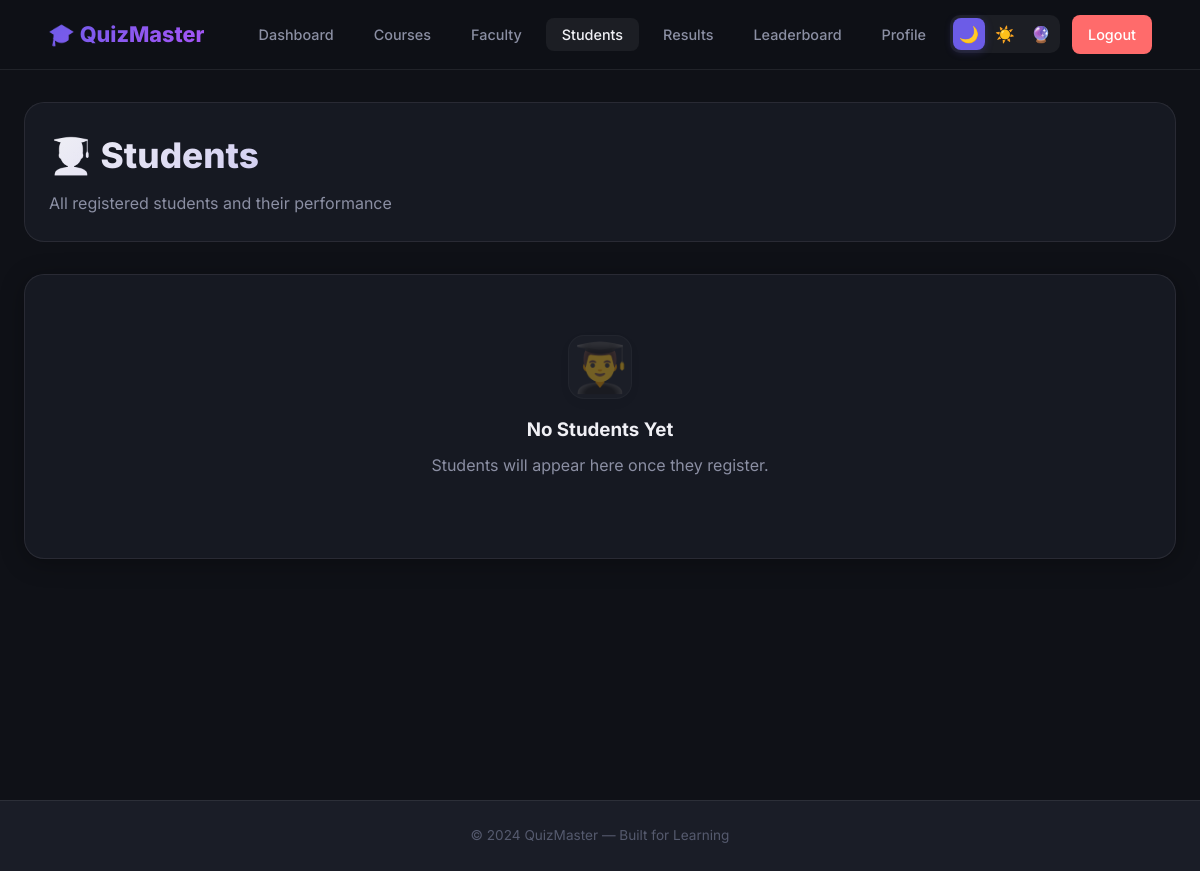
Page /admin/students (signed in) on the earlier database version.
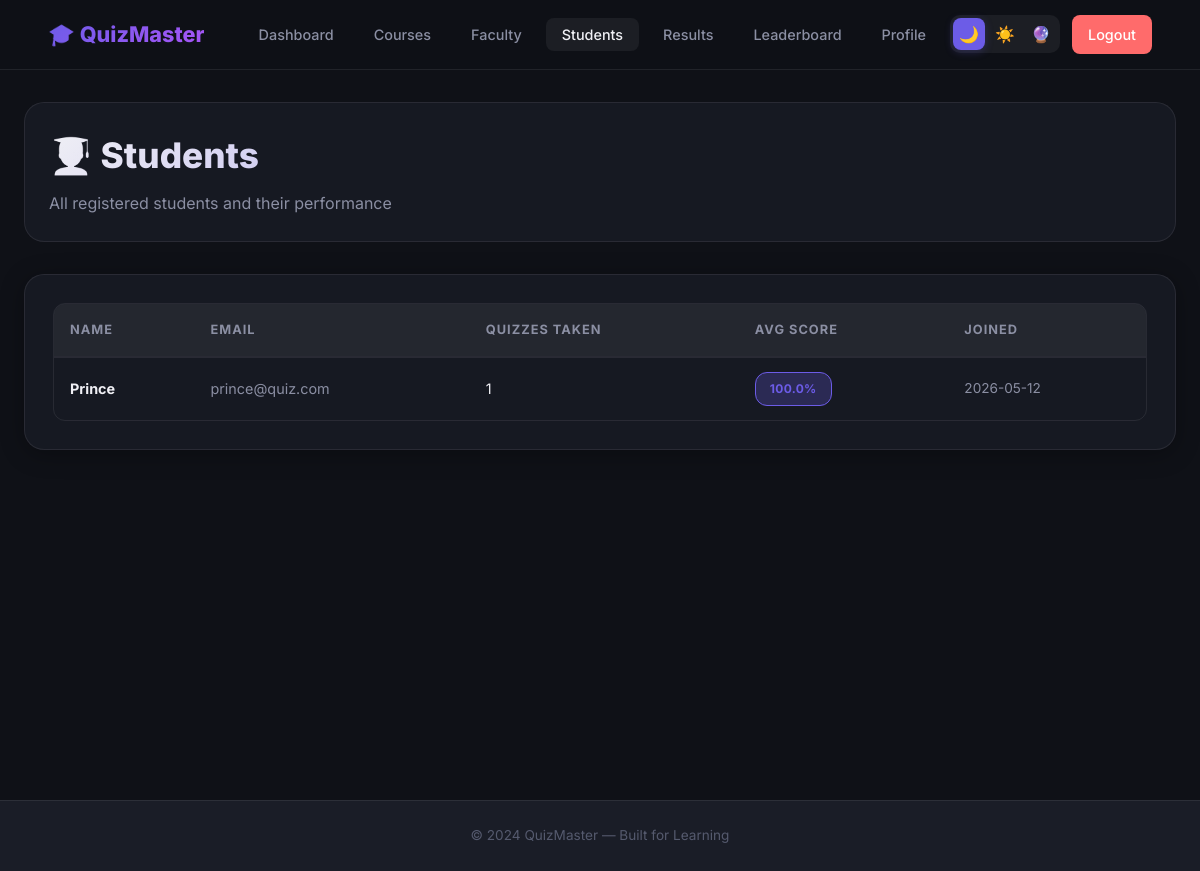
Same page on the later database version.
### tables this page shows
CREATE TABLE users (
        id INTEGER PRIMARY KEY AUTOINCREMENT,
        name TEXT NOT NULL,
        email TEXT UNIQUE NOT NULL,
        password TEXT NOT NULL,
        role TEXT NOT NULL DEFAULT 'student',
        created_at TIMESTAMP DEFAULT CURRENT_TIMESTAMP
    );

### app.py (the view)
@app.route("/admin/students")
@admin_required
def admin_students():
    conn = get_db()
    students = conn.execute("""
        SELECT u.*, COUNT(qa.id) as quiz_count,
               ROUND(AVG(qa.percentage), 1) as avg_score
        FROM users u LEFT JOIN quiz_attempts qa ON u.id = qa.user_id AND qa.completed_at IS NOT NULL
        WHERE u.role = 'student' GROUP BY u.id ORDER BY u.name
    """).fetchall()
    conn.close()
    return render_template("admin/students.html", students=students)

### app.py (called while the page is built)
@login_manager.user_loader
def load_user(user_id):
    conn = get_db()
    user = conn.execute("SELECT * FROM users WHERE id = ?", (user_id,)).fetchone()
    conn.close()
    if user:
        return User(user["id"], user["name"], user["email"], user["password"], user["role"], user["created_at"])
    return None

@app.context_processor
def inject_theme():
    theme = request.cookies.get("theme", "dark")
    return dict(current_theme=theme)

### database.py (called while the page is built)
def get_db():
    conn = sqlite3.connect(DB_PATH)
    conn.row_factory = sqlite3.Row
    conn.execute("PRAGMA foreign_keys = ON")
    return conn

### helpers.py (called while the page is built)
def admin_required(f):
    @wraps(f)
    @login_required
    def decorated_function(*args, **kwargs):
        if current_user.role != "admin":
            flash("Access denied. Admin privileges required.", "error")
            return redirect(url_for("login"))
        return f(*args, **kwargs)
    return decorated_function

### templates/admin/students.html (shortened to what this page needs)
{% extends "base.html" %}
{% block content %}
<div class="page-wrapper">
  <div class="container">
    <div class="page-header animate-in">
      <h1>👨‍🎓 Students</h1>
      <p>All registered students and their performance</p>
    </div>
    {% if students %}
    <div class="card animate-in">
      <div class="table-wrapper">
        <table>
          <thead><tr><th>Name</th><th>Email</th><th>Quizzes Taken</th><th>Avg Score</th><th>Joined</th></tr></thead>
          <tbody>
            {% for s in students %}
            <tr>
              <td><strong>{{ s['name'] }}</strong></td>
              <td style="color:var(--text-secondary);">{{ s['email'] }}</td>
              <td>{{ s['quiz_count'] }}</td>
              <td>
                {% if s['avg_score'] %}
                <span class="badge badge-accent">{{ s['avg_score'] }}%</span>
                {% else %}<span class="badge badge-warning">N/A</span>{% endif %}
              </td>
              <td style="color:var(--text-secondary); font-size:.85rem;">{{ s['created_at'][:10] if s['created_at'] else 'N/A' }}</td>
            </tr>
            {% endfor %}
          </tbody>
        </table>
      </div>
    </div>
    {% else %}
    <div class="card empty-state animate-in">
      <div class="empty-icon">👨‍🎓</div>
      <h3>No Students Yet</h3>
      <p>Students will appear here once they register.</p>
    </div>
    {% endif %}
  </div>
</div>
{% endblock %}

Differences in the rows shown:
added users: name "Prince", email "prince@quiz.com", quiz_count "1", avg_score "100.0", created_at "2026-05-12"
Other differences:
text no longer shown: "👨‍🎓 No Students Yet Students will appear here once they register."
text now shown: "NAME EMAIL QUIZZES TAKEN AVG SCORE JOINED"
